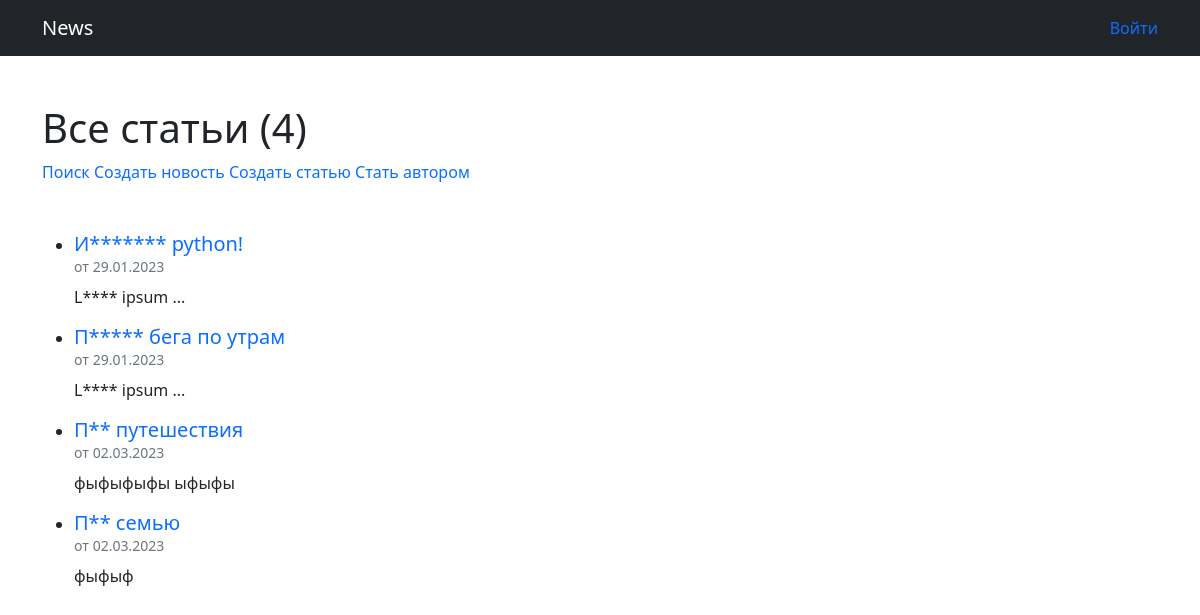
Page /news/ on the committed database.
### news/models.py (models this page shows, shortened)
class Post(models.Model):
    ARTICLE = 'AR'
    NEWS = 'NE'
    TYPE_CHOICES = [
        (ARTICLE, 'Статья'),
        (NEWS, 'Новость')
    ]
    type = models.CharField(
        max_length=2,
        choices=TYPE_CHOICES,
        default=ARTICLE
    )
    author = models.ForeignKey(Author, models.CASCADE, related_name='posts')
    categories = models.ManyToManyField('Category', through='PostCategory', related_name='posts')
    title = models.CharField(max_length=150)
    content = models.TextField()
    rating = models.IntegerField(default=0)
    dt_created = models.DateTimeField(auto_now_add=True)

### news/views.py (the view)
# urls.py: path('', PostsList.as_view(), name='post_list'),
class PostsList(ListView):
    queryset = Post.objects.order_by('dt_created')
    template_name = 'posts.html'
    context_object_name = 'posts'
    paginate_by = 10
    def get_queryset(self):
        queryset = super().get_queryset()
        self.filterset = PostFilter(self.request.GET, queryset)
        return self.filterset.qs
    def get_context_data(self, **kwargs):
        context = super().get_context_data(**kwargs)
        context['filterset'] = self.filterset
        context['is_not_author'] = not self.request.user.groups.filter(name='author').exists()
        return context

### news/templatetags/censor.py (called while the page is built)
@register.filter()
def censor(value: str) -> str:
    if not isinstance(value, str):
        raise TypeError('Значение должно быть строкой.')
    temp = []
    parts = value.split()
    for part in parts:
        if part.istitle():
            temp.append(f'{part[0]}{"*" * len(part[1:])}')
        else:
            temp.append(part)
    return ' '.join(temp)

### templates/posts.html (shortened to what this page needs)
{% extends 'flatpages/default.html' %}
{% load censor %}
{% load custom_tags %}
{% block content %}
<h1 class="mt-5 mb-2">Все статьи ({{ page_obj.paginator.count }})</h1>
<div class="mb-5">
    <a href="/news/search/" class="text-decoration-none">Поиск</a>
    <a href="/news/create/" class="text-decoration-none">Создать новость</a>
    <a href="/article/create/" class="text-decoration-none">Создать статью</a>
    {% if is_not_author %}
        <a href="/news/upgrade/" class="text-decoration-none">Стать автором</a>
    {% endif %}
</div>
{% if posts %}
    {% for post in posts %}
        <ul>
            <li>
                <div class="mb-0 h5">
                    <a href="/news/{{ post.id }}" class="text-decoration-none">{{ post.title|censor }}</a>
                </div>
                <div class="text-secondary" style="font-size: .875rem;">от {{ post.dt_created|date:'d.m.Y' }}</div>
                <div class="mt-2">{{ post.content|truncatechars:20|censor }}</div>
            </li>
        </ul>
    {% endfor %}
{% else %}
    <div>Статьи отсутствуют!</div>
{% endif %}
{% endblock content %}

### templates/flatpages/default.html (shortened to what this page needs)
<!DOCTYPE html>
<html lang="en">
    <head>
        {% load static %}
        <link href="{% static 'css/styles.css' %}" rel="stylesheet" />
    </head>
    <body>
        <nav class="navbar navbar-expand-lg navbar-dark bg-dark">
            <div class="container d-flex justify-content-between">
                <a class="navbar-brand" href="/news">News</a>
                {% if user.is_authenticated %}
                    <a href="/accounts/logout/" class="d-block my-2 text-decoration-none">Выйти</a>
                {% else %}
                    <a href="/accounts/login/" class="d-block my-2 text-decoration-none">Войти</a>
                {% endif %}
            </div>
        </nav>
        <div class="container">
            {% block content %}{% endblock content %}
        </div>
    </body>
</html>

### rows in the picture
Post: title|censor "И******* python!", dt_created "29.01.2023", content|censor "L**** ipsum ..."
Post: title|censor "П***** бега по утрам", dt_created "29.01.2023", content|censor "L**** ipsum ..."
Post: title|censor "П** путешествия", dt_created "02.03.2023", content|censor "фыфыфыфы ыфыфы"
Post: title|censor "П** семью", dt_created "02.03.2023", content|censor "фыфыф"

### other values in the picture
{{ page_obj.paginator.count }} "4"
